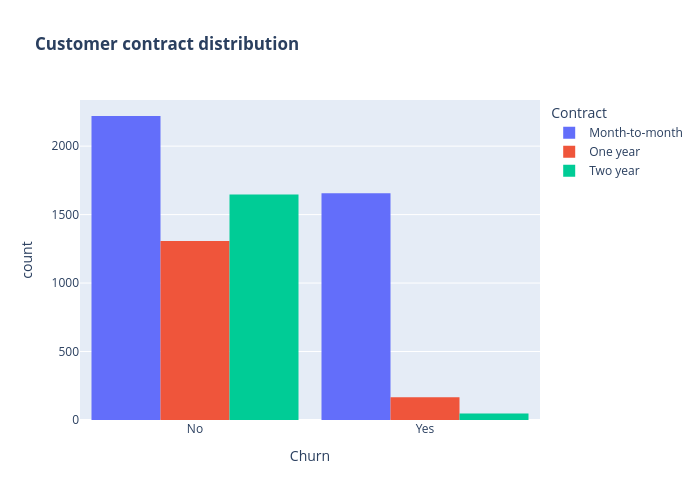

The notebook cell saved with this chart:
### Markdown cell above
## <b><a id="5-trends">5 <span style='color:#770A7A'>|</span> Demographic & Contractual Trend Analysis</a></b>

Building upon our macro behavioral discoveries, we isolate the specific relationships between demographic status and structural commitment terms. Using grouped proportion bar charts, we inspect how the presence or absence of dependents alters subscription stability when interacting with Month-to-month, One-year, and Two-year contracts.

### Code cell
fig = px.histogram(df, x="Churn", color="Contract", barmode="group", title="<b>Customer contract distribution<b>")
fig.update_layout(width=700, height=500, bargap=0.1)
fig.show()

### Figure 1 — Plotly figure (JSON) as saved in the notebook; plotly's stock layout.template omitted (floating-point values rounded to 4 significant figures; data arrays with more than 128 entries replaced by an {"elided": "..."} marker saying what was removed)
{"data": [{"alignmentgroup": "True", "bingroup": "x", "hovertemplate": "Contract=Month-to-month<br>Churn=%{x}<br>count=%{y}<extra></extra>", "legendgroup": "Month-to-month", "marker": {"color": "#636efa", "pattern": {"shape": ""}}, "name": "Month-to-month", "offsetgroup": "Month-to-month", "orientation": "v", "showlegend": true, "type": "histogram", "x": {"elided": "3875 str values"}, "xaxis": "x", "yaxis": "y"}, {"alignmentgroup": "True", "bingroup": "x", "hovertemplate": "Contract=One year<br>Churn=%{x}<br>count=%{y}<extra></extra>", "legendgroup": "One year", "marker": {"color": "#EF553B", "pattern": {"shape": ""}}, "name": "One year", "offsetgroup": "One year", "orientation": "v", "showlegend": true, "type": "histogram", "x": {"elided": "1473 str values"}, "xaxis": "x", "yaxis": "y"}, {"alignmentgroup": "True", "bingroup": "x", "hovertemplate": "Contract=Two year<br>Churn=%{x}<br>count=%{y}<extra></extra>", "legendgroup": "Two year", "marker": {"color": "#00cc96", "pattern": {"shape": ""}}, "name": "Two year", "offsetgroup": "Two year", "orientation": "v", "showlegend": true, "type": "histogram", "x": {"elided": "1695 str values"}, "xaxis": "x", "yaxis": "y"}], "layout": {"bargap": 0.1, "barmode": "group", "height": 500, "legend": {"title": {"text": "Contract"}, "tracegroupgap": 0}, "title": {"text": "<b>Customer contract distribution<b>"}, "width": 700, "xaxis": {"anchor": "y", "domain": [0, 1], "title": {"text": "Churn"}}, "yaxis": {"anchor": "x", "domain": [0, 1], "title": {"text": "count"}}}}
